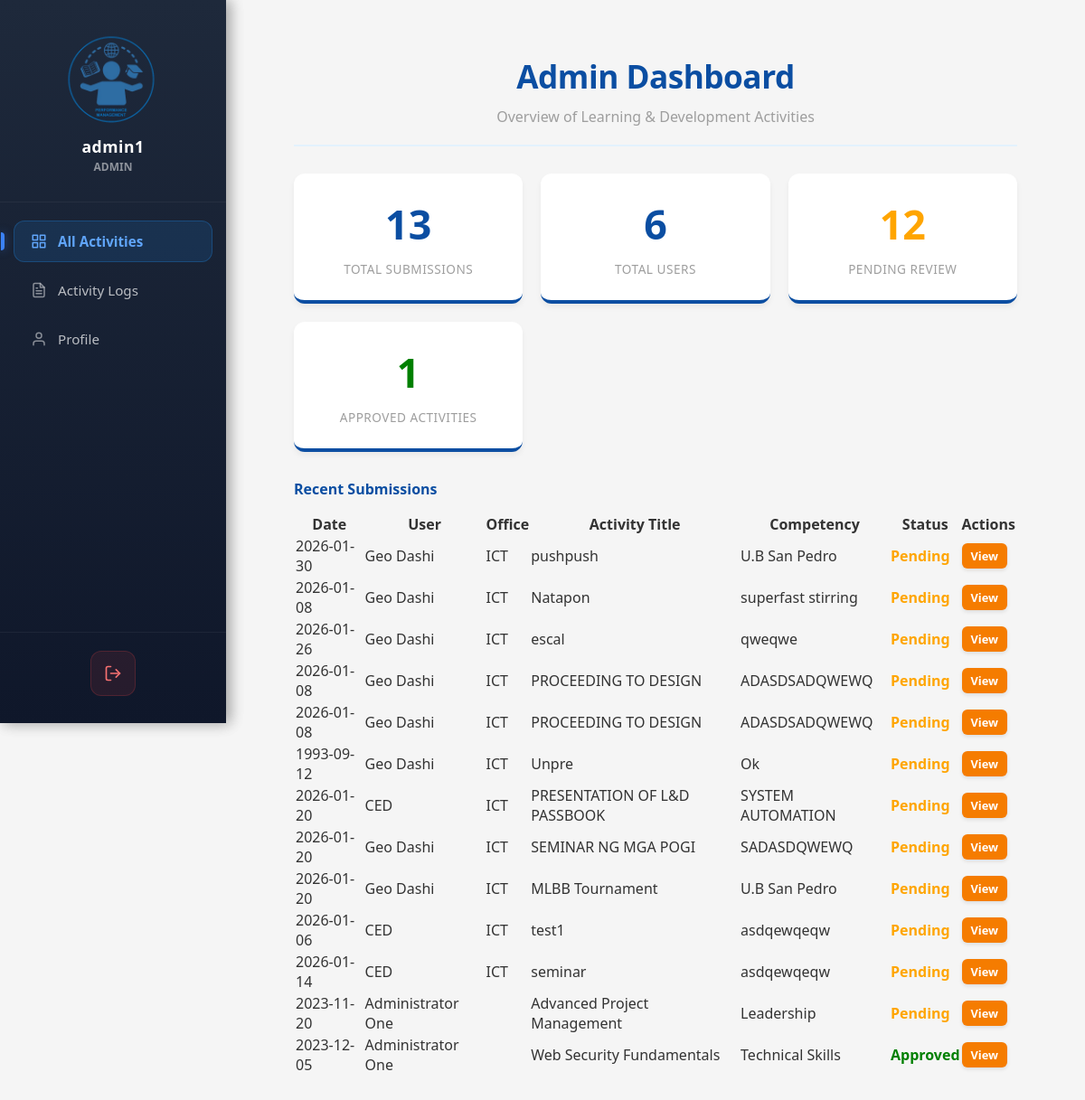
Page /admin/dashboard.php (signed in) on the committed database.
### tables this page shows
CREATE TABLE `ld_activities` (
  `id` int(11) NOT NULL,
  `user_id` int(11) NOT NULL,
  `title` varchar(255) NOT NULL,
  `date_attended` date DEFAULT NULL,
  `venue` varchar(255) DEFAULT NULL,
  `modality` varchar(100) DEFAULT NULL,
  `competency` varchar(255) DEFAULT NULL,
  `type_ld` varchar(100) DEFAULT NULL,
  `type_ld_others` varchar(255) DEFAULT NULL,
  `conducted_by` varchar(255) DEFAULT NULL,
  `organizer_signature_path` varchar(255) DEFAULT NULL,
  `approved_by` varchar(255) DEFAULT NULL,
  `workplace_application` text DEFAULT NULL,
  `workplace_image_path` varchar(255) DEFAULT NULL,
  `reflection` text DEFAULT NULL,
  `status` varchar(50) DEFAULT 'Pending',
  `signature_path` varchar(255) DEFAULT NULL,
  `created_at` timestamp NOT NULL DEFAULT current_timestamp()
);

CREATE TABLE `users` (
  `id` int(11) NOT NULL,
  `username` varchar(50) NOT NULL,
  `password` varchar(255) NOT NULL,
  `full_name` varchar(100) NOT NULL,
  `office_station` varchar(100) DEFAULT NULL,
  `position` varchar(100) DEFAULT NULL,
  `rating_period` varchar(100) DEFAULT NULL,
  `area_of_specialization` varchar(100) DEFAULT NULL,
  `age` int(11) DEFAULT NULL,
  `sex` varchar(20) DEFAULT NULL,
  `role` varchar(20) DEFAULT 'user',
  `created_at` timestamp NOT NULL DEFAULT current_timestamp(),
  `profile_picture` varchar(255) DEFAULT NULL
);

### admin/dashboard.php (the view, shortened to what this page needs)
<?php
require '../includes/db.php';
$stmt = $pdo->query("
    SELECT ld.*, u.full_name, u.office_station
    FROM ld_activities ld
    JOIN users u ON ld.user_id = u.id
    ORDER BY ld.created_at DESC
");
$activities = $stmt->fetchAll(PDO::FETCH_ASSOC);
$totalSubmissions = count($activities);
$stmt = $pdo->query("SELECT COUNT(*) FROM users WHERE role != 'admin'");
$totalUsers = $stmt->fetchColumn();
$pendingCount = 0;
$approvedCount = 0;
foreach ($activities as $act) {
    if ($act['status'] === 'Pending')
        $pendingCount++;
    if ($act['status'] === 'Approved')
        $approvedCount++;
}
?>
<!DOCTYPE html>
<html lang="en">
<head>
    <?php require 'includes/admin_head.php'; ?>
</head>
<body>
    <div class="dashboard-container">
        <div class="sidebar">
            <?php require '../includes/sidebar.php'; ?>
        </div>
        <div class="main-content">
            <div class="passbook-container" style="width: 800px; max-width: 95%; margin: 20px auto;">
                <div class="header">
                    <h1>Admin Dashboard</h1>
                    <p>Overview of Learning & Development Activities</p>
                </div>
                <div class="stats-container">
                    <div class="stat-card">
                        <h3>
                            <?php echo $totalSubmissions; ?>
                        </h3>
                        <p>Total Submissions</p>
                    </div>
                    <div class="stat-card">
                        <h3>
                            <?php echo $totalUsers; ?>
                        </h3>
                        <p>Total Users</p>
                    </div>
                    <div class="stat-card">
                        <h3 style="color: orange;">
                            <?php echo $pendingCount; ?>
                        </h3>
                        <p>Pending Review</p>
                    </div>
                    <div class="stat-card">
                        <h3 style="color: green;">
                            <?php echo $approvedCount; ?>
                        </h3>
                        <p>Approved Activities</p>
                    </div>
                </div>
                <div style="margin-bottom: 15px; font-weight: bold; color: var(--primary-blue);">Recent Submissions
                </div>
                <div class="table-wrapper">
                    <table class="events-table">
                        <thead>
                            <tr>
                                <th>Date</th>
                                <th>User</th>
                                <th>Office</th>
                                <th>Activity Title</th>
                                <th>Competency</th>
                                <th>Status</th>
                                <th>Actions</th>
                            </tr>
                        </thead>
                        <tbody>
                            <?php foreach ($activities as $act): ?>
                                <tr>
                                    <td>
                                        <?php echo htmlspecialchars($act['date_attended']); ?>
                                    </td>
                                    <td>
                                        <?php echo htmlspecialchars($act['full_name']); ?>
                                    </td>
                                    <td>
                                        <?php echo htmlspecialchars($act['office_station']); ?>
                                    </td>
                                    <td>
                                        <?php echo htmlspecialchars($act['title']); ?>
                                    </td>
                                    <td>
                                        <?php echo htmlspecialchars($act['competency']); ?>
                                    </td>
                                    <td>
                                        <span
                                            style="font-weight: bold; color: <?php echo $act['status'] == 'Approved' ? 'green' : 'orange'; ?>">
                                            <?php echo htmlspecialchars($act['status']); ?>
                                        </span>
                                    </td>
                                    <td>
                                        <a href="../pages/view_activity.php?id=<?php echo $act['id']; ?>" class="btn"
                                            style="padding: 5px 10px; font-size: 0.8em; text-decoration: none; margin-top: 0;">View</a>
                                    </td>
                                </tr>
                            <?php endforeach; ?>
                        </tbody>
                    </table>
                </div>
            </div>
        </div>
    </div>
</body>
</html>

### admin/css/base/variables.css (style rules this page uses)
:root { --primary-blue: #0B4EA2; --secondary-blue: #1E88E5; --light-blue: #E3F2FD; --accent-orange: #F57C00; --hover-orange: #FF9800; --text-color: #333; --bg-color: #F5F5F5; --sidebar-width: 250px; --border-color: #E0E0E0; --dark-gray: #9E9E9E; --logout-red: #d32f2f; --card-shadow: 0 4px 6px -1px rgba(0, 0, 0, 0.05), 0 2px 4px -1px rgba(0, 0, 0, 0.03); --header-shadow: 0 10px 30px rgba(0, 0, 0, 0.08); }

### admin/css/base/global.css (style rules this page uses)
body { font-family: 'Segoe UI', Tahoma, Geneva, Verdana, sans-serif; background-color: var(--bg-color); margin: 0; display: flex; min-height: 100vh; color: var(--text-color); }
.dashboard-container { display: flex; width: 100%; min-height: 100vh; }
.main-content { flex: 1; padding: 40px; display: flex; justify-content: center; align-items: flex-start; background-color: var(--bg-color); margin-left: var(--sidebar-width); width: calc(100% - var(--sidebar-width)); }
.btn { background-color: var(--accent-orange); color: white; border: none; padding: 12px 24px; border-radius: 6px; cursor: pointer; font-weight: 600; font-size: 1rem; transition: all 0.3s ease; box-shadow: 0 2px 4px rgba(0, 0, 0, 0.1); display: inline-block; text-align: center; text-decoration: none; }
.stats-container { display: grid; grid-template-columns: repeat(auto-fit, minmax(200px, 1fr)); gap: 20px; margin-bottom: 30px; }
.stat-card { background: white; padding: 25px; border-radius: 12px; box-shadow: 0 4px 6px rgba(0, 0, 0, 0.05); display: flex; flex-direction: column; align-items: center; border-bottom: 4px solid var(--primary-blue); transition: transform 0.3s ease, box-shadow 0.3s ease; cursor: default; }
.stat-card h3 { margin: 0; font-size: 2.8em; color: var(--primary-blue); font-weight: 700; }
.stat-card p { margin: 10px 0 0; color: var(--dark-gray); font-weight: 500; text-transform: uppercase; font-size: 0.85em; letter-spacing: 0.5px; }

### admin/css/layout/sidebar.css (style rules this page uses)
.sidebar { width: var(--sidebar-width); background: linear-gradient(180deg, #1e293b 0%, #0f172a 100%); color: white; display: flex; flex-direction: column; padding: 0; box-shadow: 4px 0 15px rgba(0, 0, 0, 0.2); z-index: 100; position: fixed; height: 100vh; top: 0; left: 0; overflow: hidden; transition: all 0.3s ease; }

### admin/css/layout/header.css (style rules this page uses)
.header { text-align: center; margin-bottom: 30px; border-bottom: 2px solid var(--light-blue); padding-bottom: 20px; }
.header h1 { color: var(--primary-blue); margin: 0; font-size: 2.2em; font-weight: 800; letter-spacing: -0.5px; }
.header p { color: var(--dark-gray); font-size: 1em; margin-top: 10px; }

### rows in the picture
ld_activities: date_attended "2026-01-30", user.full_name "Geo Dashi", user.office_station "ICT", title "pushpush", competency "U.B San Pedro", status "Pending"
ld_activities: date_attended "2026-01-08", user.full_name "Geo Dashi", user.office_station "ICT", title "Natapon", competency "superfast stirring", status "Pending"
ld_activities: date_attended "2026-01-26", user.full_name "Geo Dashi", user.office_station "ICT", title "escal", competency "qweqwe", status "Pending"
ld_activities: date_attended "2026-01-08", user.full_name "Geo Dashi", user.office_station "ICT", title "PROCEEDING TO DESIGN", competency "ADASDSADQWEWQ", status "Pending"
ld_activities: date_attended "2026-01-08", user.full_name "Geo Dashi", user.office_station "ICT", title "PROCEEDING TO DESIGN", competency "ADASDSADQWEWQ", status "Pending"
ld_activities: date_attended "1993-09-12", user.full_name "Geo Dashi", user.office_station "ICT", title "Unpre", competency "Ok", status "Pending"
ld_activities: date_attended "2026-01-20", user.full_name "CED", user.office_station "ICT", title "PRESENTATION OF L&D PASSBOOK", competency "SYSTEM AUTOMATION", status "Pending"
ld_activities: date_attended "2026-01-20", user.full_name "Geo Dashi", user.office_station "ICT", title "SEMINAR NG MGA POGI", competency "SADASDQWEWQ", status "Pending"
ld_activities: date_attended "2026-01-20", user.full_name "Geo Dashi", user.office_station "ICT", title "MLBB Tournament", competency "U.B San Pedro", status "Pending"
ld_activities: date_attended "2026-01-06", user.full_name "CED", user.office_station "ICT", title "test1", competency "asdqewqeqw", status "Pending"
ld_activities: date_attended "2026-01-14", user.full_name "CED", user.office_station "ICT", title "seminar", competency "asdqewqeqw", status "Pending"
ld_activities: date_attended "2023-11-20", user.full_name "Administrator One", title "Advanced Project Management", competency "Leadership", status "Pending"
ld_activities: date_attended "2023-12-05", user.full_name "Administrator One", title "Web Security Fundamentals", competency "Technical Skills", status "Approved"

### other values in the picture
$_SESSION['username'] "admin1"
$_SESSION['position'] ?: str_replace('_', ' ', $_SESSION['role']) "ADMIN"
$totalSubmissions "13"
$totalUsers "6"
$pendingCount "12"
$approvedCount "1"
